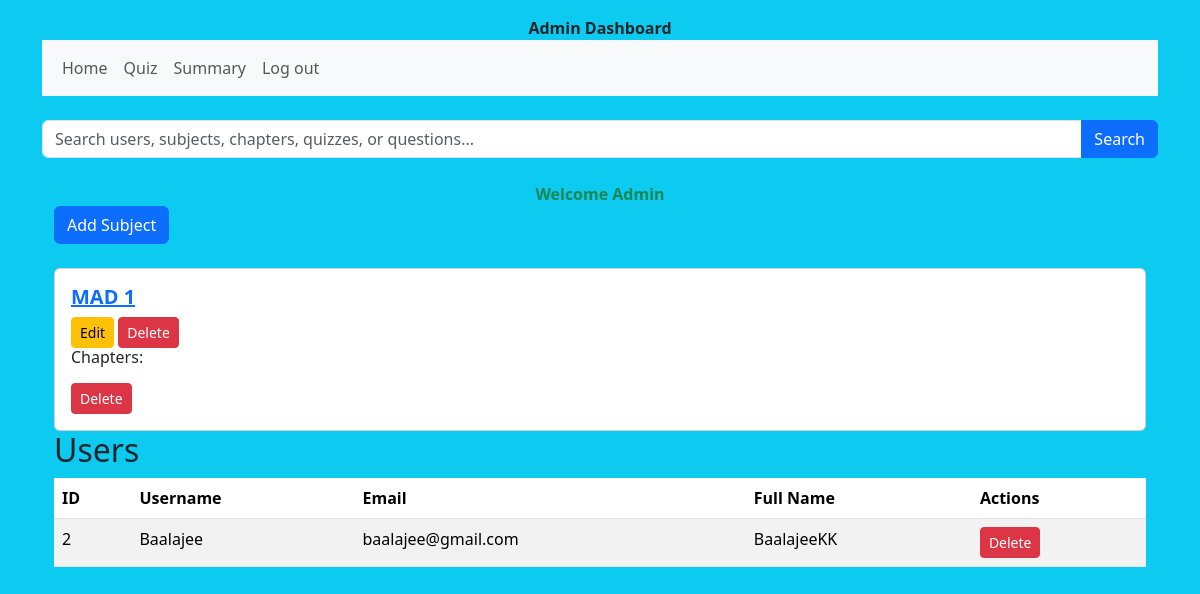
Page /admin/dashboard (signed in) on the earlier database version.
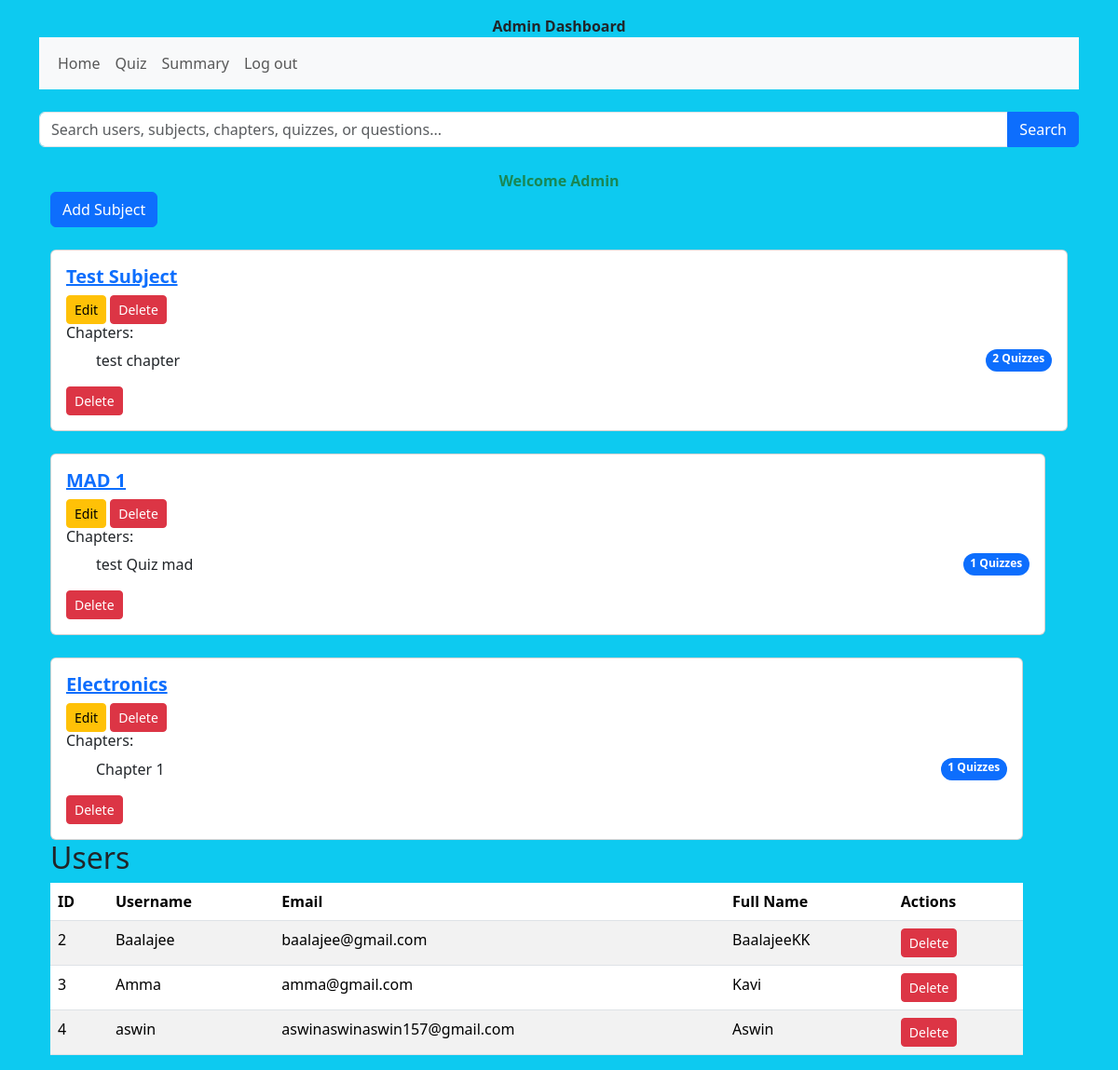
Same page on the later database version.
### models/models.py (models this page shows)
class Subject(db.Model):
    __tablename__ = "subjects"
    id = db.Column(db.Integer, primary_key=True, autoincrement=True)
    name = db.Column(db.String(50), nullable=False,unique=True)
    description = db.Column(db.Text)
    remarks = db.Column(db.Text)
    chapters = db.relationship('Chapter', back_populates='subject',cascade="all, delete-orphan")

class User(db.Model):
    __tablename__ = "users"
    id = db.Column(db.Integer, primary_key=True, autoincrement=True)
    username = db.Column(db.String(50), nullable=False, unique=True)
    email = db.Column(db.String(100), nullable=False, unique=True)
    password = db.Column(db.String(255), nullable=False)
    full_name = db.Column(db.String(100), nullable=False)
    qualification = db.Column(db.String(50))
    dob = db.Column(db.Date)
    college = db.Column(db.String(100))
    roles = db.Column(db.String(50), nullable=False, default='user')
    scores = db.relationship('Score', back_populates='user',lazy=True)

class Chapter(db.Model):
    __tablename__ = "chapters"
    id = db.Column(db.Integer, primary_key=True, autoincrement=True)
    subject_id = db.Column(db.Integer, db.ForeignKey('subjects.id'), nullable=False)
    name = db.Column(db.String(50), nullable=False)
    description = db.Column(db.Text)
    remarks = db.Column(db.Text)
    subject = db.relationship('Subject', back_populates='chapters')
    quizzes = db.relationship('Quiz', back_populates='chapter',cascade="all, delete-orphan")

### controllers/controllers.py (the view)
@controllers.route("/admin/dashboard")
def admin_dashboard():
    if not check_role('admin'):
        flash('Your not allowed here')
        return redirect(url_for('controllers.login'))
    subjects = Subject.query.all()
    users = User.query.filter_by(roles='user').all()
    return render_template('admin_dashboard.html',subjects=subjects,users=users)

### controllers/controllers.py (called while the page is built)
def check_role(role):
    if 'user_id' in session and session['role']==role:
        return True
    return False

### templates/admin_dashboard.html (shortened to what the changed rows need)
{% extends 'layout.html' %}
{% block body %}
<div class="containner">
    <div class="container-fluid">
        {% for subject in subjects %}
        <div class="row mt-4">
            <div clas="col-sm">
                <div class="card">
                    <div class="card-body md-3">
                        <h5 class="card-title">
                            <a class="fw-bold" href="{{url_for('controllers.subject_show',id=subject.id)}}">{{subject.name}}</a>
                        </h5>
                        <a href="{{url_for('controllers.subject_edit',id=subject.id)}}" class="btn btn-sm btn-warning">Edit</a>
                        <form action="{{ url_for('controllers.subject_delete', id=subject.id) }}" method="POST" style="display: inline;">
                            <button type="submit" class="btn btn-danger btn-sm">Delete</button>
                        </form>
                        <h6>Chapters:</h6>
                        <ul list="list-group">
                            {% for chapter in subject.chapters %}
                            <li class="list-group-item d-flex justify-content-between algin-items-center">
                                {{chapter.name}}
                                <span class="badge bg-primary rounded-pill">{{chapter.quizzes|length}} Quizzes</span>
                            </li>
                            {% endfor %}
                        </ul>
                        <form action="{{ url_for('controllers.subject_delete', id=subject.id) }}" method="POST" style="display: inline;">
                            <button type="submit" class="btn btn-danger btn-sm">Delete</button>
                        </form>
             </div>
                </div>
            </div>
            {% endfor %}
        </div>
        <h2>Users</h2>
        <div class="row">
            <div class="col-md-12">
                <table class="table table-striped">
                    <thead>
                        <tr>
                            <th>ID</th>
                            <th>Username</th>
                            <th>Email</th>
                            <th>Full Name</th>
                            <th>Actions</th>
                        </tr>
                    </thead>
                    <tbody>
                        {% for user in users %}
                        <tr>
                            <td>{{ user.id }}</td>
                            <td>{{ user.username }}</td>
                            <td>{{ user.email }}</td>
                            <td>{{ user.full_name }}</td>
                            <td><a href="{{url_for('controllers.user_delete',id=user.id)}}" class="btn btn-sm btn-danger">Delete</a></td>
                        </tr>
                        {% endfor %}
                    </tbody>
                </table>
            </div>
    </div>
    </div>
</div>
{% endblock %}

Differences in the rows shown:
added Subject: name "Test Subject"
added Chapter: name "test chapter", quizzes|length "2", shown under Subject "Test Subject"
added Chapter: name "test Quiz mad", quizzes|length "1", shown under "MAD 1"
added Subject: name "Electronics"
added Chapter: name "Chapter 1", quizzes|length "1", shown under "Electronics"
added User: id "3", username "Amma", email "amma@gmail.com", full_name "Kavi"
added User: id "4", username "aswin", email "aswinaswinaswin157@gmail.com", full_name "Aswin"
